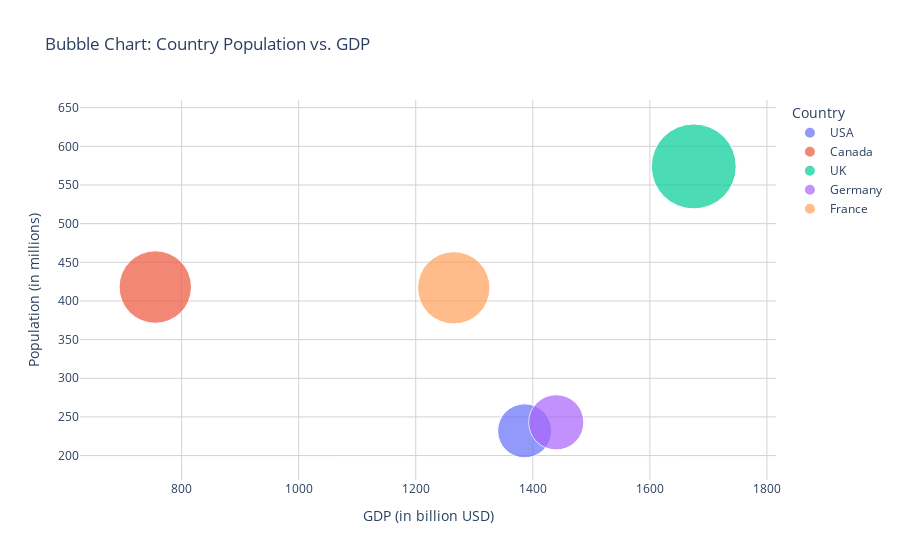

Notebook code cell kept with this figure:
### Markdown cell above
### 5. Using the given dataset, create a bubble chart to represent each country's population (y-axis), GDP (x-axis), and bubble size proportional to the population.

```python
np.random.seed(25)
data = {
    'Country': ['USA', 'Canada', 'UK','Germany', 'France'],
    'Population': np.random.randint(100, 1000, 5),
    'GDP': np.random.randint(500, 2000,5)
}
df = pd.DataFrame(data)
```

### Code cell
import pandas as pd
import numpy as np
import plotly.express as px

# Set random seed for reproducibility
np.random.seed(25)

# Create the dataset
data = {
    'Country': ['USA', 'Canada', 'UK', 'Germany', 'France'],
    'Population': np.random.randint(100, 1000, 5),
    'GDP': np.random.randint(500, 2000, 5)
}
df = pd.DataFrame(data)

# Create the bubble chart
fig = px.scatter(
    df,
    x='GDP',
    y='Population',
    size='Population',
    color='Country',
    hover_name='Country',
    size_max=60,
    title='Bubble Chart: Country Population vs. GDP',
    labels={'GDP':'GDP (in billion USD)', 'Population':'Population (in millions)'}
)

# Customize the layout for better readability
fig.update_layout(
    xaxis=dict(title='GDP (in billion USD)'),
    yaxis=dict(title='Population (in millions)'),
    legend=dict(title='Country'),
    plot_bgcolor='white'
)

# Add gridlines for better readability
fig.update_xaxes(showgrid=True, gridwidth=1, gridcolor='lightgrey')
fig.update_yaxes(showgrid=True, gridwidth=1, gridcolor='lightgrey')

# Show plot
fig.show()

### Figure 1 — Plotly figure (JSON) as saved in the notebook; plotly's stock layout.template omitted (floating-point values rounded to 4 significant figures)
{"data": [{"hovertemplate": "<b>%{hovertext}</b><br><br>Country=USA<br>GDP (in billion USD)=%{x}<br>Population (in millions)=%{marker.size}<extra></extra>", "hovertext": ["USA"], "legendgroup": "USA", "marker": {"color": "#636efa", "size": [232], "sizemode": "area", "sizeref": 0.1594, "symbol": "circle"}, "mode": "markers", "name": "USA", "orientation": "v", "showlegend": true, "type": "scatter", "x": [1386], "xaxis": "x", "y": [232], "yaxis": "y"}, {"hovertemplate": "<b>%{hovertext}</b><br><br>Country=Canada<br>GDP (in billion USD)=%{x}<br>Population (in millions)=%{marker.size}<extra></extra>", "hovertext": ["Canada"], "legendgroup": "Canada", "marker": {"color": "#EF553B", "size": [418], "sizemode": "area", "sizeref": 0.1594, "symbol": "circle"}, "mode": "markers", "name": "Canada", "orientation": "v", "showlegend": true, "type": "scatter", "x": [755], "xaxis": "x", "y": [418], "yaxis": "y"}, {"hovertemplate": "<b>%{hovertext}</b><br><br>Country=UK<br>GDP (in billion USD)=%{x}<br>Population (in millions)=%{marker.size}<extra></extra>", "hovertext": ["UK"], "legendgroup": "UK", "marker": {"color": "#00cc96", "size": [574], "sizemode": "area", "sizeref": 0.1594, "symbol": "circle"}, "mode": "markers", "name": "UK", "orientation": "v", "showlegend": true, "type": "scatter", "x": [1675], "xaxis": "x", "y": [574], "yaxis": "y"}, {"hovertemplate": "<b>%{hovertext}</b><br><br>Country=Germany<br>GDP (in billion USD)=%{x}<br>Population (in millions)=%{marker.size}<extra></extra>", "hovertext": ["Germany"], "legendgroup": "Germany", "marker": {"color": "#ab63fa", "size": [243], "sizemode": "area", "sizeref": 0.1594, "symbol": "circle"}, "mode": "markers", "name": "Germany", "orientation": "v", "showlegend": true, "type": "scatter", "x": [1440], "xaxis": "x", "y": [243], "yaxis": "y"}, {"hovertemplate": "<b>%{hovertext}</b><br><br>Country=France<br>GDP (in billion USD)=%{x}<br>Population (in millions)=%{marker.size}<extra></extra>", "hovertext": ["France"], "legendgroup": "France", "marker": {"color": "#FFA15A", "size": [417], "sizemode": "area", "sizeref": 0.1594, "symbol": "circle"}, "mode": "markers", "name": "France", "orientation": "v", "showlegend": true, "type": "scatter", "x": [1265], "xaxis": "x", "y": [417], "yaxis": "y"}], "layout": {"legend": {"itemsizing": "constant", "title": {"text": "Country"}, "tracegroupgap": 0}, "plot_bgcolor": "white", "title": {"text": "Bubble Chart: Country Population vs. GDP"}, "xaxis": {"anchor": "y", "domain": [0, 1], "gridcolor": "lightgrey", "gridwidth": 1, "showgrid": true, "title": {"text": "GDP (in billion USD)"}}, "yaxis": {"anchor": "x", "domain": [0, 1], "gridcolor": "lightgrey", "gridwidth": 1, "showgrid": true, "title": {"text": "Population (in millions)"}}}}
